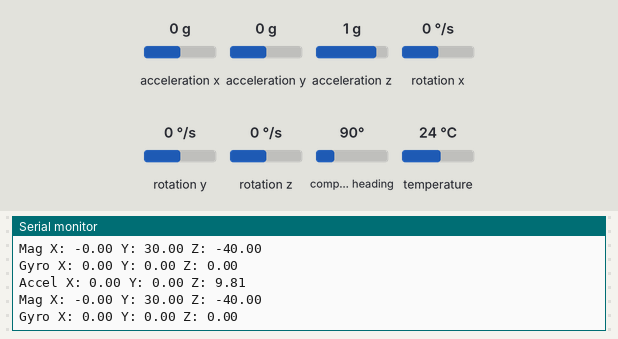
The sketch below on a simulated Arduino Uno, built with avr-gcc and run on an emulated ATmega328P. Parts: the last lines printed to the serial monitor. Inputs (shaded band) come from the test bench; at power-on: acceleration x 0 g, acceleration y 0 g, acceleration z 1 g, rotation x 0 °/s, rotation y 0 °/s, rotation z 0 °/s, compass heading 90°, temperature 24 °C.

Above: at 1.8 s.
1.9 s: acceleration x set to -1.4 g
At 2.8 s:
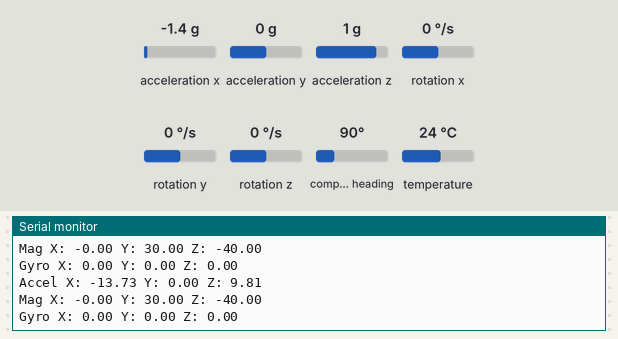
3.4 s: acceleration y set to -1.4 g
At 4.7 s:
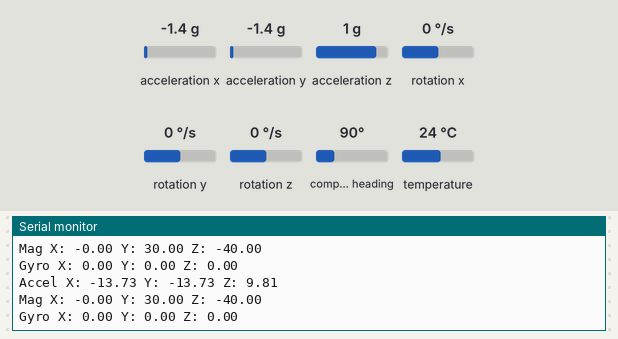
4.9 s: acceleration z set to -1.4 g
At 5.9 s:
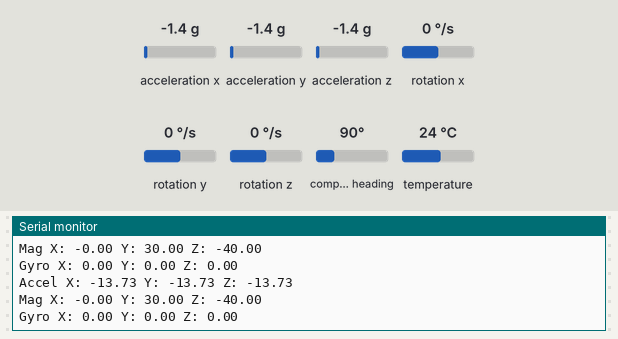
6.4 s: rotation x set to -192 °/s
At 7.7 s:
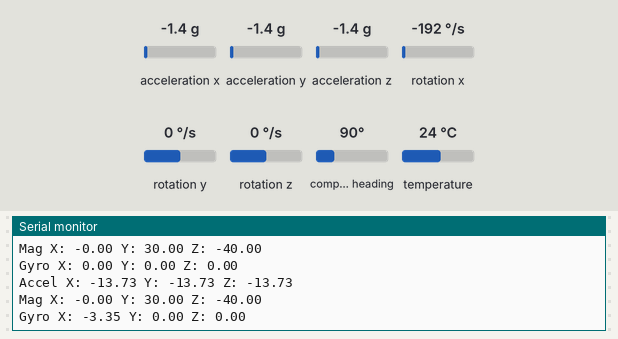
7.9 s: rotation y set to -192 °/s
At 8.9 s:
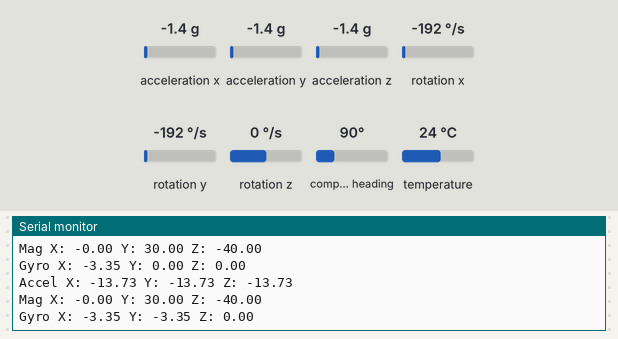

The sketch:

imu_test.ino
```cpp
#include <Wire.h>
#include <Adafruit_Sensor.h>
#include <Adafruit_LSM9DS1.h>
Adafruit_LSM9DS1 lsm = Adafruit_LSM9DS1();
void setupSensor() {
    if (!lsm.begin()) {
        Serial.println("Failed to communicate with LSM9DS1.");
        while (1);
    }
    lsm.setupAccel(lsm.LSM9DS1_ACCELRANGE_2G);
    lsm.setupMag(lsm.LSM9DS1_MAGGAIN_4GAUSS);
    lsm.setupGyro(lsm.LSM9DS1_GYROSCALE_245DPS);
}
void setup() {
  Serial.begin(115200);
  setupSensor();
}
void loop() {
    lsm.read();
    sensors_event_t a, m, g, temp;
    lsm.getEvent(&a, &m, &g, &temp);
    Serial.print("Accel X: "); Serial.print(a.acceleration.x);
    Serial.print(" Y: "); Serial.print(a.acceleration.y);
    Serial.print(" Z: "); Serial.println(a.acceleration.z);

    Serial.print("Mag X: "); Serial.print(m.magnetic.x);
    Serial.print(" Y: "); Serial.print(m.magnetic.y);
    Serial.print(" Z: "); Serial.println(m.magnetic.z);

    Serial.print("Gyro X: "); Serial.print(g.gyro.x);
    Serial.print(" Y: "); Serial.print(g.gyro.y);
    Serial.print(" Z: "); Serial.println(g.gyro.z);
    delay(1000);
}
```

Measured:
- after the input at 1.9 s, the serial monitor: prints a new line after 0.12 s (image 1)
- after the input at 3.4 s, the serial monitor: prints a new line after 0.63 s (image 2)
- after the input at 4.9 s, the serial monitor: prints a new line after 0.14 s (image 3)
- after the input at 6.4 s, the serial monitor: prints a new line after 0.66 s (image 4)
- after the input at 7.9 s, the serial monitor: prints a new line after 0.16 s (image 5)
